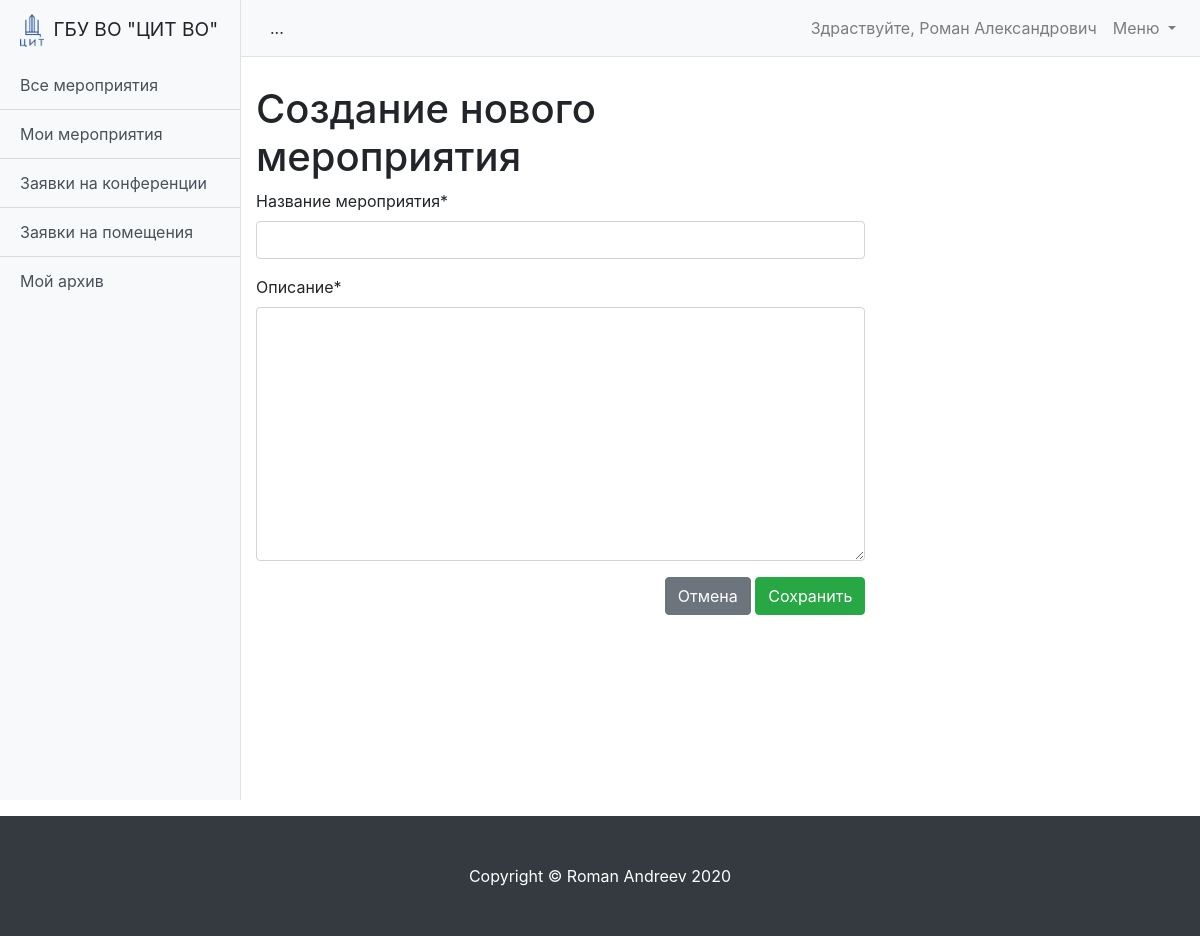
Page /schedule/event-create/ (signed in) on the earlier database version.
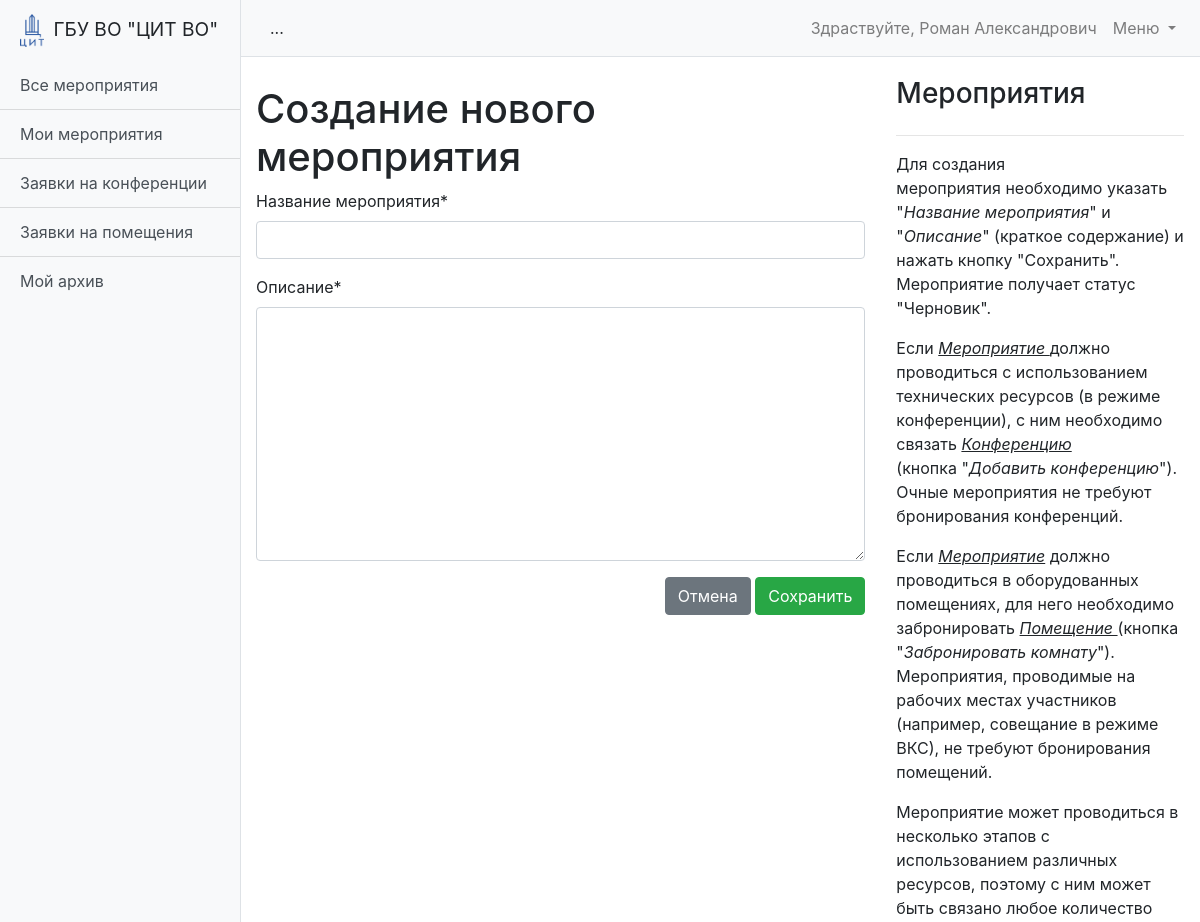
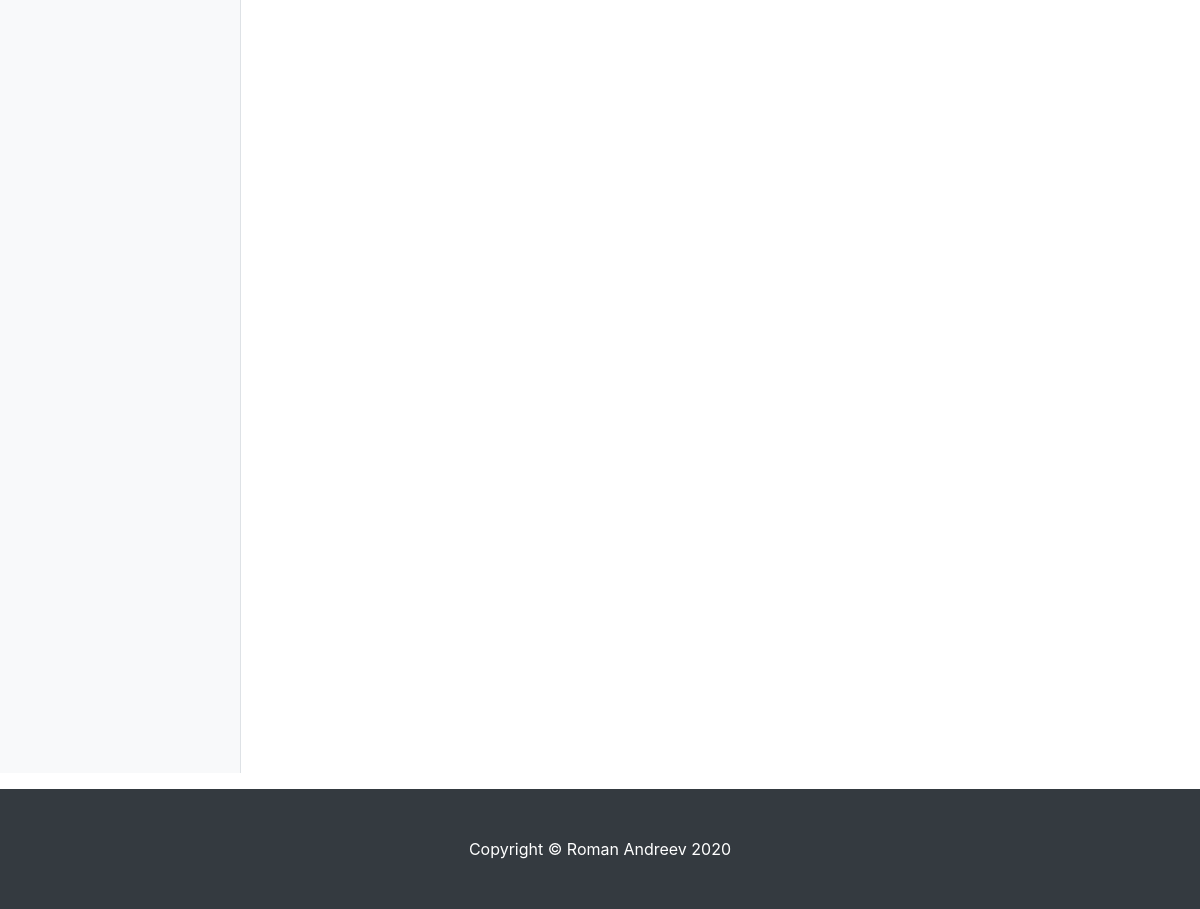
Same page on the later database version (2 pictures, top to bottom).
### help/models.py (models this page shows, shortened)
class Page(models.Model):
    serial_number = models.SmallIntegerField(verbose_name='Порядковый номер')
    name = models.CharField(verbose_name='Название', max_length=20)
    slug = models.SlugField(unique=True)
    urls = models.TextField(verbose_name='Страницы для автоматического вывода',
                            help_text='Перечислите url-адреса страниц на которых будет автоматически отображатся эта '
                                      'страница помощи. Например: "/schedule/event-create/;" или '
                                      '"/schedule/event/*.*/conference-create/; /schedule/conference-approve/*.*/;", '
                                      'где ";" - конец адреса.',
                            null=True, blank=True)
    section = models.ForeignKey('Section', verbose_name='Раздел', on_delete=models.CASCADE)
    created_at = models.DateTimeField(auto_now_add=True)
    updated_at = models.DateTimeField(auto_now=True)
    title = models.CharField(verbose_name='Заголовок', max_length=60)
    body_text = models.TextField(verbose_name='Содержание страницы')
    class Meta:
        ordering = ['serial_number']
        verbose_name = 'Страница'
        verbose_name_plural = 'Страницы'

### schedule/views/event.py (the view, shortened to what this page needs)
# urls.py: path('event-create/', EventCreateView.as_view(), name='event_create'),
class EventCreateView(LoginRequiredMixin, HelpMixin, CreateView):
    model = Event
    form_class = EventCreateForm

### schedule/forms.py
class EventCreateForm(forms.ModelForm):
    def __init__(self, *args, **kwargs):
        super().__init__(*args, **kwargs)
    class Meta:
        model = Event
        fields = (
            'name',
            'description',
        )

### schedule/views/mixins.py (called while the page is built)
    def get_url_pattern(self):
        return re.sub(r'\d+', '*.*', self.request.path) + ';'

    def get_context_data(self, **kwargs):
        context = super().get_context_data(**kwargs)
        context['help'] = Page.objects.filter(urls__icontains=self.get_url_pattern()).first()
        return context

### schedule/templates/schedule/event_form.html (shortened to what this page needs)
{% extends 'schedule/base.html' %}
{% load crispy_forms_tags %}
{% block data %}
<h1 class="mt-4">Создание нового мероприятия</h1>
<div>
    <form action=""  method="POST">
        {{ form|crispy }}
        <div align="right">
            <a class="btn btn-secondary" href="{{ request.META.HTTP_REFERER }}" role="button">Отмена</a>
            <input type="submit" class="btn btn-success" value="Сохранить">
        </div>
    </form>
</div>
{% endblock data %}

### schedule/templates/schedule/base.html (shortened to what this page needs)
{% extends "base.html" %}
{% load static %}
{% block content %}
<div class="row">
  <div class="col-8">
      {% block data %}
      {% endblock data %}
  </div>
  <div class="col p-3">
    <h3>{{ help.title }}</h3>
    <div class="h-50 d-inline-block overflow-auto">
      {% autoescape off %}
      {{ help.body_text }}
      {% endautoescape %}
    </div>
  </div>
</div>
{% endblock content %}

Differences in the rows shown:
now on this page (row edited): Page: title "Мероприятия", body_text "Для создания мероприятия необходимо указать \" Название мероприятия \" и \" Описание \" (краткое содержание) и нажать кнопку \"Сохранить\". Мероприятие получает статус \"Черновик\". Если Мероприятие должно проводиться с использованием технических ресурсов (в режиме конференции), с ним необходимо связать Конференцию (кнопка \" Добавить конференцию \"). Очные мероприятия не требуют бронирования конференций. Если Мероприятие должно проводиться в оборудованных помещениях, для него необходимо забронировать Помещение (кнопка \" Забронировать комнату \"). Мероприятия, проводимые на рабочих местах участников (например, совещание в режиме ВКС), не требуют бронирования помещений. Мероприятие может проводиться в…"
